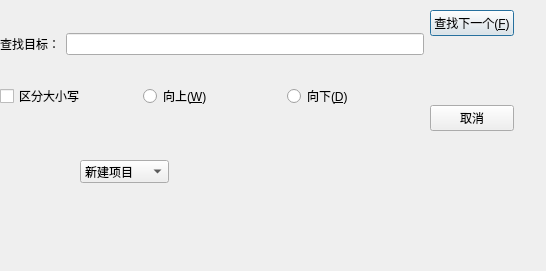
<?xml version="1.0" encoding="UTF-8"?>
<ui version="4.0">
 <class>aboutwithoutbuttonDialog</class>
 <widget class="QDialog" name="aboutwithoutbuttonDialog">
  <property name="geometry">
   <rect>
    <x>0</x>
    <y>0</y>
    <width>546</width>
    <height>271</height>
   </rect>
  </property>
  <property name="windowTitle">
   <string>Dialog</string>
  </property>
  <widget class="QComboBox" name="comboBox_2">
   <property name="geometry">
    <rect>
     <x>80</x>
     <y>160</y>
     <width>89</width>
     <height>23</height>
    </rect>
   </property>
   <item>
    <property name="text">
     <string>新建项目</string>
    </property>
   </item>
   <item>
    <property name="text">
     <string>新建项目</string>
    </property>
   </item>
  </widget>
  <widget class="QWidget" name="layoutWidget">
   <property name="geometry">
    <rect>
     <x>0</x>
     <y>10</y>
     <width>514</width>
     <height>121</height>
    </rect>
   </property>
   <layout class="QHBoxLayout" name="horizontalLayout_4">
    <item>
     <layout class="QVBoxLayout" name="verticalLayout_4">
      <item>
       <layout class="QVBoxLayout" name="verticalLayout_3">
        <item>
         <layout class="QHBoxLayout" name="horizontalLayout">
          <item>
           <widget class="QLabel" name="label_2">
            <property name="text">
             <string>查找目标：</string>
            </property>
           </widget>
          </item>
          <item>
           <widget class="QLineEdit" name="secherlineEdit"/>
          </item>
         </layout>
        </item>
       </layout>
      </item>
      <item>
       <layout class="QHBoxLayout" name="horizontalLayout_2">
        <item>
         <widget class="QCheckBox" name="checkBox_3">
          <property name="text">
           <string>区分大小写</string>
          </property>
         </widget>
        </item>
        <item>
         <widget class="QRadioButton" name="rBup">
          <property name="text">
           <string>向上(&amp;W)</string>
          </property>
         </widget>
        </item>
        <item>
         <widget class="QRadioButton" name="rBdown">
          <property name="text">
           <string>向下(&amp;D)</string>
          </property>
         </widget>
        </item>
       </layout>
      </item>
     </layout>
    </item>
    <item>
     <layout class="QVBoxLayout" name="verticalLayout">
      <item>
       <widget class="QPushButton" name="pushButton_5">
        <property name="text">
         <string>查找下一个(&amp;F)</string>
        </property>
       </widget>
      </item>
      <item>
       <spacer name="verticalSpacer">
        <property name="orientation">
         <enum>Qt::Vertical</enum>
        </property>
        <property name="sizeHint" stdset="0">
         <size>
          <width>20</width>
          <height>40</height>
         </size>
        </property>
       </spacer>
      </item>
      <item>
       <widget class="QPushButton" name="pushButton_8">
        <property name="text">
         <string>取消</string>
        </property>
       </widget>
      </item>
     </layout>
    </item>
   </layout>
  </widget>
 </widget>
 <resources/>
 <connections/>
</ui>
